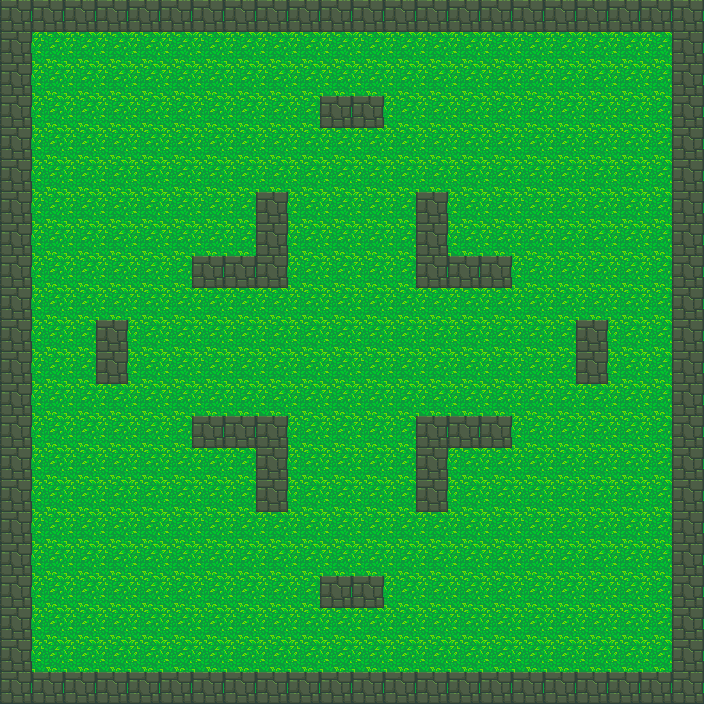

Rendered tile map (Tiled .tmx) drawn with the repository's tilesets; below, a short description and the map source with its tile grids summarised:
An orthogonal 22x22 tile map with 32x32 px tiles, 2 tile layers (background, graphics) and 16 objects.

<map version="1.2" tiledversion="1.3.4" orientation="orthogonal" renderorder="left-up" width="22" height="22" tilewidth="32" tileheight="32" infinite="0" nextlayerid="6" nextobjectid="45">
 <tileset firstgid="1" source="tiles_apro.tsx" />
 <layer id="2" name="background" width="22" height="22">
  <data>[484 cells, 484 non-empty, 1 distinct tile ids]</data>
 </layer>
 <layer id="3" name="graphics" width="22" height="22">
  <data>[484 cells, 112 non-empty, 1 distinct tile ids]</data>
 </layer>
 <objectgroup id="5" name="wall">
  <object id="8" x="0" y="0" width="32" height="704" />
  <object id="9" x="32" y="672" width="672" height="32" />
  <object id="12" x="672" y="0" width="32" height="672" />
  <object id="22" x="32" y="0" width="640" height="32" />
  <object id="28" x="320" y="96" width="64" height="32" />
  <object id="30" x="256" y="192" width="32" height="96" />
  <object id="32" x="192" y="256" width="64" height="32" />
  <object id="33" x="96" y="320" width="32" height="64" />
  <object id="34" x="192" y="416" width="96" height="32" />
  <object id="36" x="256" y="448" width="32" height="64" />
  <object id="37" x="320" y="576" width="64" height="32" />
  <object id="38" x="416" y="416" width="32" height="96" />
  <object id="40" x="448" y="416" width="64" height="32" />
  <object id="41" x="576" y="320" width="32" height="64" />
  <object id="42" x="416" y="256" width="96" height="32" />
  <object id="44" x="416" y="192" width="32" height="64" />
 </objectgroup>
</map>